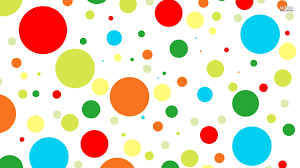
//> input picture Cppd2/build/images.png, 300 x 168 px
$ ./circles   (built with g++ and OpenCV 4)
//> lines starting //> are read from the running program, lines starting //| are printed output that depends on the picture; after the words box and inside, x2 and y2 are one past the last pixel; in counts of white or black regions, pixels touching at a corner belong together
#include "opencv2/imgcodecs.hpp"
#include "opencv2/highgui.hpp"
#include "opencv2/imgproc.hpp"
using namespace cv;
using namespace std;
int main(int argc, char** argv)
{
    const char* filename = argc >=2 ? argv[1] : "images.png";
    // Loads an image
    Mat src = imread( samples::findFile( filename ), IMREAD_COLOR );
//> src is the input picture: 168 rows x 300 cols, CV_8UC3; mean B, G, R 199.7, 220.3, 223.4
    // Check if image is loaded fine
    if(src.empty()){
        printf(" Error opening image\n");
        printf(" Program Arguments: [image_name -- default %s] \n", filename);
        return EXIT_FAILURE;
    }
    Mat gray;
    cvtColor(src, gray, COLOR_BGR2GRAY);
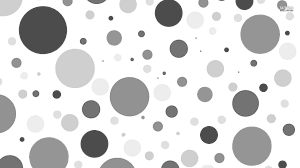
//> gray: 168 rows x 300 cols, CV_8UC1; min 74, max 255, mean 218.9
    medianBlur(gray, gray, 5);
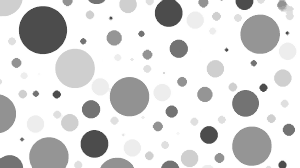
//> gray: 168 rows x 300 cols, CV_8UC1; 12.83% of pixels changed, all inside (x1, y1, x2, y2) = (0, 0, 298, 168)
    vector<Vec3f> circles;
    HoughCircles(gray, circles, HOUGH_GRADIENT, 1,
                 gray.rows/16,  // change this value to detect circles with different distances to each other
                 100, 30, 1, 30 // change the last two parameters
            // (min_radius & max_radius) to detect larger circles
    );
//> circles = 18 circles (x, y, radius), first 12: [42.5, 29.5, 24.1], [128.5, 96.5, 19.3], [74.5, 67.5, 20.2], [259.5, 33.5, 20.1], [168.5, 12.5, 14.1], [208.5, 134.5, 8.8], [48.5, 155.5, 19.3], [250.5, 146.5, 18.8], [282.5, 77.5, 8.8], [194.5, 19.5, 8.8], [245.5, 103.5, 12.9], [113.5, 37.5, 7.8]
    for( size_t i = 0; i < circles.size(); i++ )
    {
        Vec3i c = circles[i];
        Point center = Point(c[0], c[1]);
        // circle center
        circle( src, center, 1, Scalar(0,100,100), 3, LINE_AA);
        // circle outline
        int radius = c[2];
        circle( src, center, radius, Scalar(255,0,255), 3, LINE_AA);
    }
//> this loop made 18 passes
//> (center, radius) on passes 1 to 12: (Point(42, 30), 24), (Point(128, 96), 19), (Point(74, 68), 20), (Point(260, 34), 20), (Point(168, 12), 14), (Point(208, 134), 9), (Point(48, 156), 19), (Point(250, 146), 19), (Point(282, 78), 9), (Point(194, 20), 9), (Point(246, 104), 13), (Point(114, 38), 8)
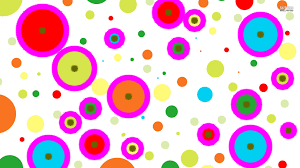
//> src: 168 rows x 300 cols, CV_8UC3; mean B, G, R 211.1, 188.6, 231.7
    imshow("detected circles", src);
    waitKey();
    return EXIT_SUCCESS;
}
